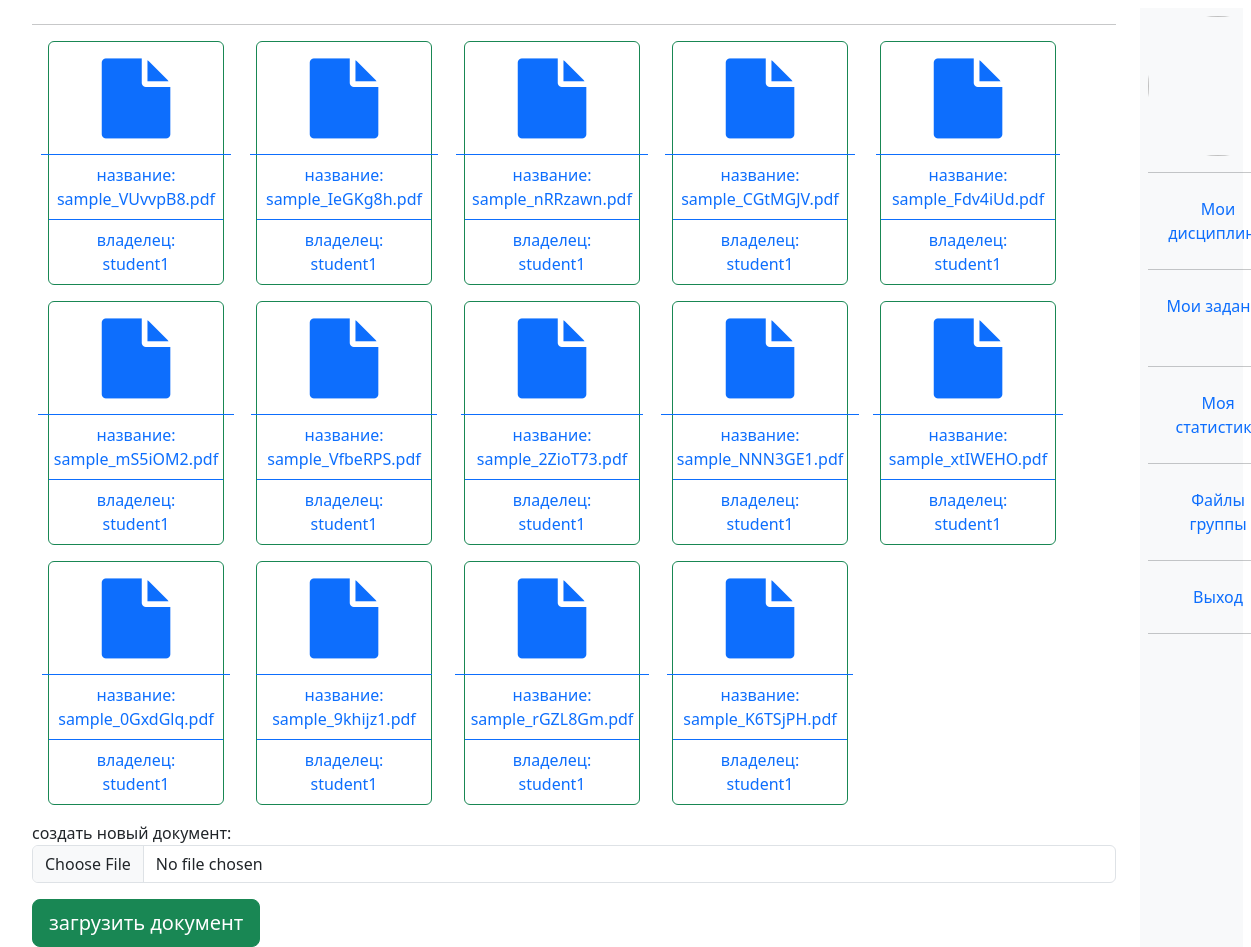
The app's page /student/group_files/subject/1 (signed in), older data.
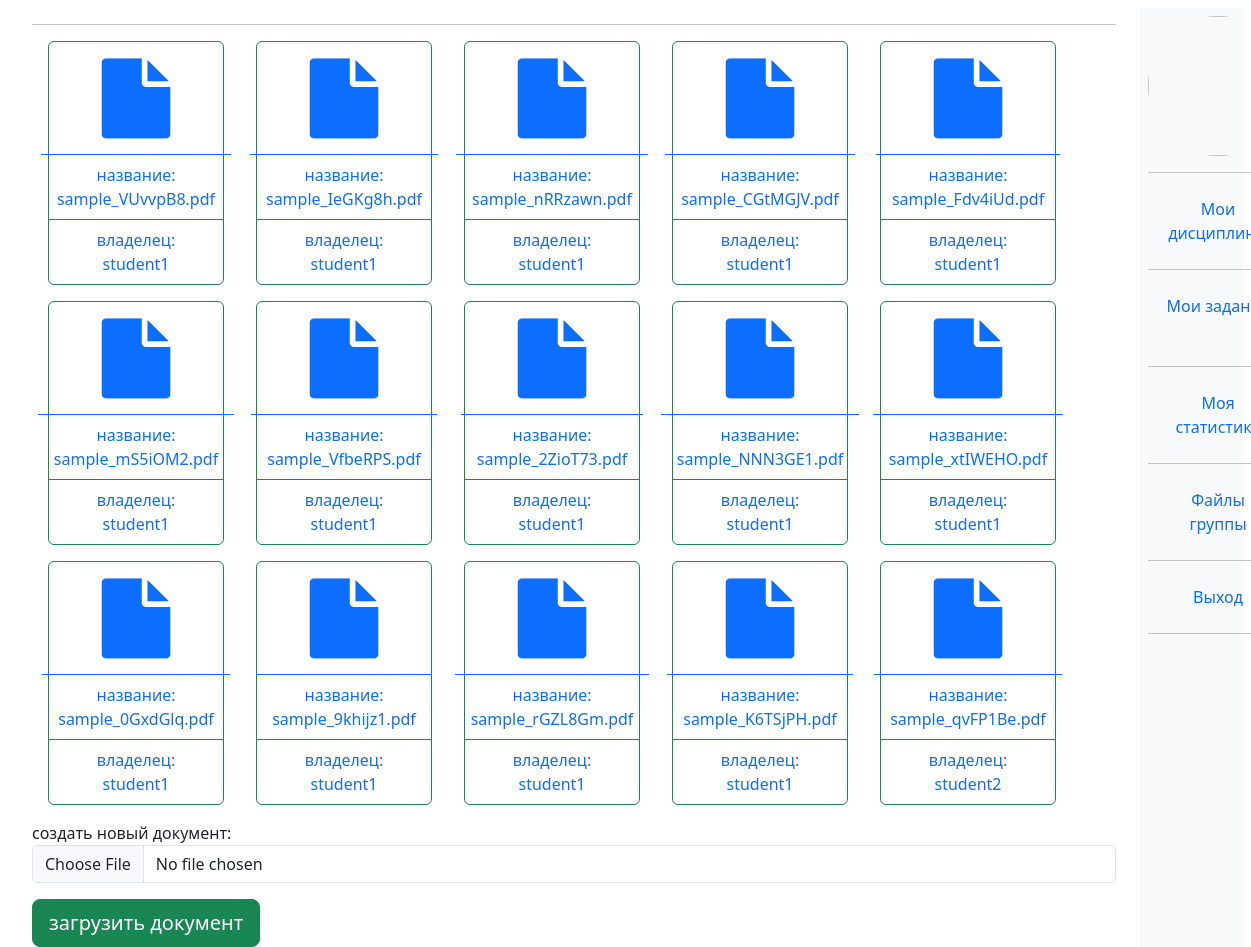
The same page, newer data.
### univ_app/models.py (models this page shows, shortened)
class Document(models.Model):
    title = models.CharField(max_length=200, default = '', blank = True)
    subject = models.ForeignKey("Subject", blank = True, null = True, on_delete = models.SET_NULL)
    student = models.ForeignKey("Student", blank = True, null = True, on_delete = models.SET_NULL)
    doc = models.FileField(upload_to = "uploads/documents/", null = True)
    @property
    def filename(self):
        return os.path.basename(self.doc.name)

class Student(models.Model):
    user = models.OneToOneField(User, null=True, blank=True, on_delete=models.CASCADE)
    st_group = models.ForeignKey("StGroup", blank = True, null = True, on_delete = models.SET_NULL)
    profile_picture = models.ImageField(upload_to = "uploads/profile_pictures/%Y/", default = "student.jpg", null = True)
    def __str__(self):
        return self.user.username

### univ_app/decorators.py (the view)
        def wrapper(request, *args, **kwargs):
            group = None
            if request.user.groups.exists():
                group = request.user.groups.all()[0].name
            if group in allowed_groups:
                return view_func(request, *args, **kwargs)
            else:
                return HttpResponse("У вас нет прав доступа к этой странице")

### univ_app/forms.py
class DocumentForm(forms.ModelForm):
    class Meta:
        model = Document
        fields = ['doc']
        labels = {
            'doc': "создать новый документ",
        }
    def __init__(self, *args, **kwargs):
        super(DocumentForm, self).__init__(*args, **kwargs)
        for name, field in self.fields.items():
            field.widget.attrs.update({'class': 'form-control'})

### univ_app/context_processors.py (called while the page is built)
def get_profile_picture_form(request):
    picture_form = PictureForm
    return {"picture_form": picture_form}

### univ_app/templatetags/user_tags.py (called while the page is built)
@register.filter(name='has_group')
def has_group(user, group_name):
    return user.groups.filter(name=group_name).exists()

### univ_app/views.py (called while the page is built, shortened)
@allowed_users(allowed_groups = ["student"])
def s_group_files_subject(request,subject_id):
    student = request.user.student
    subject = Subject.objects.get(id = subject_id)
    docs = subject.document_set.all()
    form = DocumentForm()
    ctx = {
        "docs":docs,
        "subject" : subject,
        "form":form,
    }
    return render(request, "student_views/s_group_files_subject.html", ctx)

### templates/student_views/s_group_files_subject.html (shortened to what this page needs)
{%extends "base.html"%}
{% block s_group_files_subject %}
<div class = "container-fluid">
  <hr>
  <div class="d-flex flex-wrap ">
    {%for doc in docs%}
    <div class="card border-success align-items-center text-center mb-3 mx-3" style="max-width: 11rem;">
      <div class="card-body text-primary">
        <p class="card-text"><a class="mb-1" href = {{doc.doc.url}}> <i class="fa fa-file fa-5x"></i> </a></p>
      </div>
      <div class=" text-primary card-footer bg-transparent border-primary">название: {{doc.filename|slice:":20"}}</div>
      <div class=" text-primary card-footer bg-transparent border-primary">владелец: {{doc.student|slice:":20"}}</div>
    </div>
    {%endfor%}
  </div>
  <form class="form-group" action="{% url 's_group_files_subject' subject.id   %}" method="post" enctype="multipart/form-data">
    {{form.as_p}}
    <button class = "btn btn-success btn-lg" type="submit" name="button"> загрузить документ </button>
  </form>
</div>
{% endblock %}

### templates/base.html (shortened to what this page needs)
{% load static %}
<!DOCTYPE html>
<html lang="en" dir="ltr">
<link href="https://cdn.jsdelivr.net/npm/bootstrap@5.3.0-alpha1/dist/css/bootstrap.min.css" rel="stylesheet">
<link rel="stylesheet" href="https://cdnjs.cloudflare.com/ajax/libs/font-awesome/4.7.0/css/font-awesome.min.css">
<link rel="stylesheet" href="{% static 'univ_app/css/base.css' %}">
  <head>
  </head>
  <body>
    <div class = "wrapper container-fluid d-flex flex-column">
      <div class="row p-2 vh-100  ">
        <div class="col-md-11">
          {% block s_group_files_subject %}
          {% endblock %}
        </div>
        <div class="col col-md-1 p-2 bg-light flex-fill text-center justify-content-center">
          {% include 'include/sidebar.html'%}
        </div>
      </div>
    </div>
  </body>
</html>

### templates/include/sidebar.html
{% load user_tags %}
<div class="nav flex-column">
  {%if user.is_authenticated%}
    {%if request.user.is_authenticated%}
      {% if request.user|has_group:'teacher' %}
      <img src="request.user.teacher.profile_picture.url" alt="" width = 140 height = 140 style = "border-radius:50%">
      {%else%}
      <img src="https://rare-gallery.com/uploads/posts/1113891-landscape-forest-nature-reflection-bridge-river-stream-walkway-tree-autumn-leaf-season-watercourse-woodland-habitat-natural-environment-waterway.jpg" alt="" width = 140 height = 140 style = "border-radius:50%">
      {%endif%}
      <hr>
    {%endif%}
    <a class = "nav-link" href="{% url 'ts_subjects' %}">Мои дисциплины</a> <hr>
    {% if request.user|has_group:'teacher' %}
    <a class = "nav-link" href="{% url 't_statistics' %}">Моя статистика</a> <hr>
    <a class = "nav-link" href="{% url 't_task_answers' %}">Ответы студентов</a> <hr>
    {% else %}
    <a class = "nav-link" href="{% url 's_tasks' %}">Мои задания</a> <hr>
    <a class = "nav-link" href="{% url 's_statistics' %}">Моя статистика</a> <hr>
    <a class = "nav-link" href="{% url 's_group_files' %}">Файлы группы</a> <hr>
    {%endif%}
    <a class = "nav-link" href="{% url 'log_out' %}">Выход</a> <hr>
  {%else%}
    <a class = "nav-link" href="{% url 'login_form' %}" >Вход</a>
  {%endif%}
</div>

### univ_app/static/univ_app/css/base.css (style rules this page uses)
body { background: white; }

### templates/base.html (style rules this page uses)
body { background-color:white; }

Row changes from the older to the newer data that the page shows:
added Document: filename "sample_qvFP1Be.pdf", student "student2"
